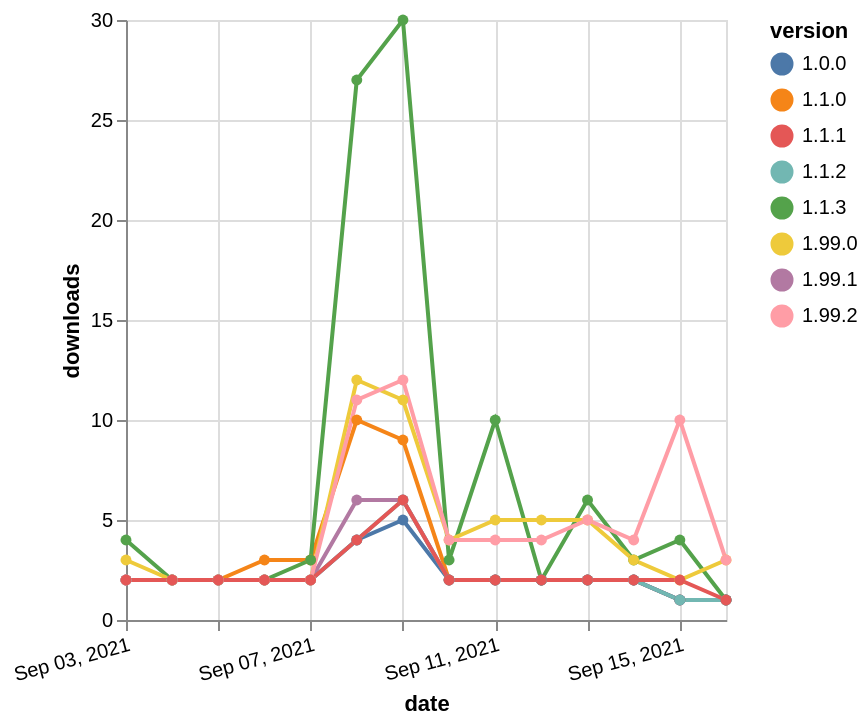

Specify this chart in Vega-Lite:
### Vega-Lite specification from a JSON file in a GitHub repository (floating-point values rounded to 4 significant figures)
{"$schema": "https://vega.github.io/schema/vega-lite/v5.json", "description": "A simple bar chart with embedded data.", "data": {"values": [{"date": "2021-09-03", "total": 4356, "delta": 2, "version": "1.1.0"}, {"date": "2021-09-04", "total": 4358, "delta": 2, "version": "1.1.0"}, {"date": "2021-09-05", "total": 4360, "delta": 2, "version": "1.1.0"}, {"date": "2021-09-06", "total": 4363, "delta": 3, "version": "1.1.0"}, {"date": "2021-09-07", "total": 4366, "delta": 3, "version": "1.1.0"}, {"date": "2021-09-08", "total": 4376, "delta": 10, "version": "1.1.0"}, {"date": "2021-09-09", "total": 4385, "delta": 9, "version": "1.1.0"}, {"date": "2021-09-10", "total": 4387, "delta": 2, "version": "1.1.0"}, {"date": "2021-09-11", "total": 4389, "delta": 2, "version": "1.1.0"}, {"date": "2021-09-12", "total": 4391, "delta": 2, "version": "1.1.0"}, {"date": "2021-09-13", "total": 4393, "delta": 2, "version": "1.1.0"}, {"date": "2021-09-14", "total": 4395, "delta": 2, "version": "1.1.0"}, {"date": "2021-09-15", "total": 4396, "delta": 1, "version": "1.1.0"}, {"date": "2021-09-16", "total": 4397, "delta": 1, "version": "1.1.0"}, {"date": "2021-09-03", "total": 4783, "delta": 4, "version": "1.1.3"}, {"date": "2021-09-04", "total": 4785, "delta": 2, "version": "1.1.3"}, {"date": "2021-09-05", "total": 4787, "delta": 2, "version": "1.1.3"}, {"date": "2021-09-06", "total": 4789, "delta": 2, "version": "1.1.3"}, {"date": "2021-09-07", "total": 4792, "delta": 3, "version": "1.1.3"}, {"date": "2021-09-08", "total": 4819, "delta": 27, "version": "1.1.3"}, {"date": "2021-09-09", "total": 4849, "delta": 30, "version": "1.1.3"}, {"date": "2021-09-10", "total": 4852, "delta": 3, "version": "1.1.3"}, {"date": "2021-09-11", "total": 4862, "delta": 10, "version": "1.1.3"}, {"date": "2021-09-12", "total": 4864, "delta": 2, "version": "1.1.3"}, {"date": "2021-09-13", "total": 4870, "delta": 6, "version": "1.1.3"}, {"date": "2021-09-14", "total": 4873, "delta": 3, "version": "1.1.3"}, {"date": "2021-09-15", "total": 4877, "delta": 4, "version": "1.1.3"}, {"date": "2021-09-16", "total": 4878, "delta": 1, "version": "1.1.3"}, {"date": "2021-09-03", "total": 954, "delta": 2, "version": "1.99.1"}, {"date": "2021-09-04", "total": 956, "delta": 2, "version": "1.99.1"}, {"date": "2021-09-05", "total": 958, "delta": 2, "version": "1.99.1"}, {"date": "2021-09-06", "total": 960, "delta": 2, "version": "1.99.1"}, {"date": "2021-09-07", "total": 962, "delta": 2, "version": "1.99.1"}, {"date": "2021-09-08", "total": 968, "delta": 6, "version": "1.99.1"}, {"date": "2021-09-09", "total": 974, "delta": 6, "version": "1.99.1"}, {"date": "2021-09-10", "total": 976, "delta": 2, "version": "1.99.1"}, {"date": "2021-09-11", "total": 978, "delta": 2, "version": "1.99.1"}, {"date": "2021-09-12", "total": 980, "delta": 2, "version": "1.99.1"}, {"date": "2021-09-13", "total": 982, "delta": 2, "version": "1.99.1"}, {"date": "2021-09-14", "total": 984, "delta": 2, "version": "1.99.1"}, {"date": "2021-09-15", "total": 985, "delta": 1, "version": "1.99.1"}, {"date": "2021-09-16", "total": 986, "delta": 1, "version": "1.99.1"}, {"date": "2021-09-03", "total": 2804, "delta": 2, "version": "1.0.0"}, {"date": "2021-09-04", "total": 2806, "delta": 2, "version": "1.0.0"}, {"date": "2021-09-05", "total": 2808, "delta": 2, "version": "1.0.0"}, {"date": "2021-09-06", "total": 2810, "delta": 2, "version": "1.0.0"}, {"date": "2021-09-07", "total": 2812, "delta": 2, "version": "1.0.0"}, {"date": "2021-09-08", "total": 2816, "delta": 4, "version": "1.0.0"}, {"date": "2021-09-09", "total": 2821, "delta": 5, "version": "1.0.0"}, {"date": "2021-09-10", "total": 2823, "delta": 2, "version": "1.0.0"}, {"date": "2021-09-11", "total": 2825, "delta": 2, "version": "1.0.0"}, {"date": "2021-09-12", "total": 2827, "delta": 2, "version": "1.0.0"}, {"date": "2021-09-13", "total": 2829, "delta": 2, "version": "1.0.0"}, {"date": "2021-09-14", "total": 2831, "delta": 2, "version": "1.0.0"}, {"date": "2021-09-15", "total": 2832, "delta": 1, "version": "1.0.0"}, {"date": "2021-09-16", "total": 2833, "delta": 1, "version": "1.0.0"}, {"date": "2021-09-03", "total": 1438, "delta": 3, "version": "1.99.0"}, {"date": "2021-09-04", "total": 1440, "delta": 2, "version": "1.99.0"}, {"date": "2021-09-05", "total": 1442, "delta": 2, "version": "1.99.0"}, {"date": "2021-09-06", "total": 1444, "delta": 2, "version": "1.99.0"}, {"date": "2021-09-07", "total": 1446, "delta": 2, "version": "1.99.0"}, {"date": "2021-09-08", "total": 1458, "delta": 12, "version": "1.99.0"}, {"date": "2021-09-09", "total": 1469, "delta": 11, "version": "1.99.0"}, {"date": "2021-09-10", "total": 1473, "delta": 4, "version": "1.99.0"}, {"date": "2021-09-11", "total": 1478, "delta": 5, "version": "1.99.0"}, {"date": "2021-09-12", "total": 1483, "delta": 5, "version": "1.99.0"}, {"date": "2021-09-13", "total": 1488, "delta": 5, "version": "1.99.0"}, {"date": "2021-09-14", "total": 1491, "delta": 3, "version": "1.99.0"}, {"date": "2021-09-15", "total": 1493, "delta": 2, "version": "1.99.0"}, {"date": "2021-09-16", "total": 1496, "delta": 3, "version": "1.99.0"}, {"date": "2021-09-03", "total": 3358, "delta": 2, "version": "1.1.2"}, {"date": "2021-09-04", "total": 3360, "delta": 2, "version": "1.1.2"}, {"date": "2021-09-05", "total": 3362, "delta": 2, "version": "1.1.2"}, {"date": "2021-09-06", "total": 3364, "delta": 2, "version": "1.1.2"}, {"date": "2021-09-07", "total": 3366, "delta": 2, "version": "1.1.2"}, {"date": "2021-09-08", "total": 3370, "delta": 4, "version": "1.1.2"}, {"date": "2021-09-09", "total": 3376, "delta": 6, "version": "1.1.2"}, {"date": "2021-09-10", "total": 3378, "delta": 2, "version": "1.1.2"}, {"date": "2021-09-11", "total": 3380, "delta": 2, "version": "1.1.2"}, {"date": "2021-09-12", "total": 3382, "delta": 2, "version": "1.1.2"}, {"date": "2021-09-13", "total": 3384, "delta": 2, "version": "1.1.2"}, {"date": "2021-09-14", "total": 3386, "delta": 2, "version": "1.1.2"}, {"date": "2021-09-15", "total": 3387, "delta": 1, "version": "1.1.2"}, {"date": "2021-09-16", "total": 3388, "delta": 1, "version": "1.1.2"}, {"date": "2021-09-03", "total": 1519, "delta": 2, "version": "1.99.2"}, {"date": "2021-09-04", "total": 1521, "delta": 2, "version": "1.99.2"}, {"date": "2021-09-05", "total": 1523, "delta": 2, "version": "1.99.2"}, {"date": "2021-09-06", "total": 1525, "delta": 2, "version": "1.99.2"}, {"date": "2021-09-07", "total": 1527, "delta": 2, "version": "1.99.2"}, {"date": "2021-09-08", "total": 1538, "delta": 11, "version": "1.99.2"}, {"date": "2021-09-09", "total": 1550, "delta": 12, "version": "1.99.2"}, {"date": "2021-09-10", "total": 1554, "delta": 4, "version": "1.99.2"}, {"date": "2021-09-11", "total": 1558, "delta": 4, "version": "1.99.2"}, {"date": "2021-09-12", "total": 1562, "delta": 4, "version": "1.99.2"}, {"date": "2021-09-13", "total": 1567, "delta": 5, "version": "1.99.2"}, {"date": "2021-09-14", "total": 1571, "delta": 4, "version": "1.99.2"}, {"date": "2021-09-15", "total": 1581, "delta": 10, "version": "1.99.2"}, {"date": "2021-09-16", "total": 1584, "delta": 3, "version": "1.99.2"}, {"date": "2021-09-03", "total": 3329, "delta": 2, "version": "1.1.1"}, {"date": "2021-09-04", "total": 3331, "delta": 2, "version": "1.1.1"}, {"date": "2021-09-05", "total": 3333, "delta": 2, "version": "1.1.1"}, {"date": "2021-09-06", "total": 3335, "delta": 2, "version": "1.1.1"}, {"date": "2021-09-07", "total": 3337, "delta": 2, "version": "1.1.1"}, {"date": "2021-09-08", "total": 3341, "delta": 4, "version": "1.1.1"}, {"date": "2021-09-09", "total": 3347, "delta": 6, "version": "1.1.1"}, {"date": "2021-09-10", "total": 3349, "delta": 2, "version": "1.1.1"}, {"date": "2021-09-11", "total": 3351, "delta": 2, "version": "1.1.1"}, {"date": "2021-09-12", "total": 3353, "delta": 2, "version": "1.1.1"}, {"date": "2021-09-13", "total": 3355, "delta": 2, "version": "1.1.1"}, {"date": "2021-09-14", "total": 3357, "delta": 2, "version": "1.1.1"}, {"date": "2021-09-15", "total": 3359, "delta": 2, "version": "1.1.1"}, {"date": "2021-09-16", "total": 3360, "delta": 1, "version": "1.1.1"}]}, "width": "container", "mark": {"type": "line", "point": {"filled": true}}, "encoding": {"x": {"field": "date", "type": "temporal", "timeUnit": "yearmonthdate", "title": "date", "axis": {"labelAngle": -15}}, "y": {"field": "delta", "type": "quantitative", "title": "downloads"}, "color": {"field": "version", "type": "nominal"}, "tooltip": {"field": "delta"}}}
